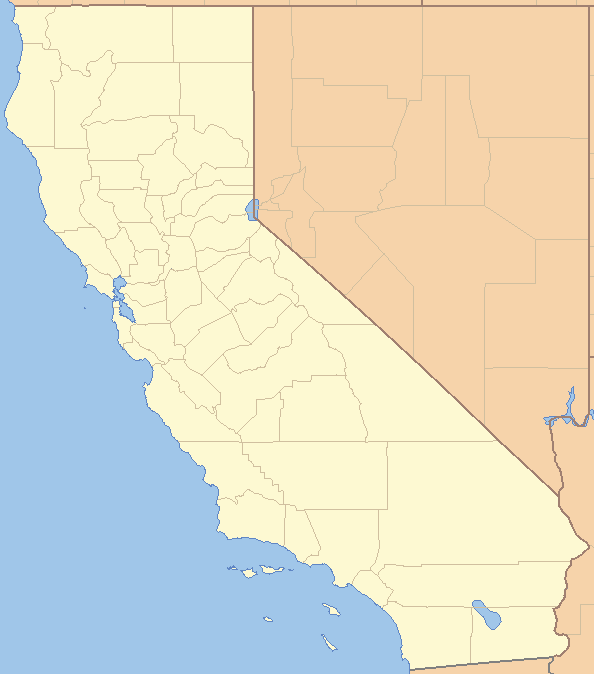
#> input picture Homeworks/hw1s/california.png, 594 x 674 px
$ jupyter execute Matthew_Maya_H1P2T1.ipynb   (shell and % lines are left out)
#> lines starting #> are read from the running program, lines starting #| are printed output that depends on the picture
## Homework 1 Part 2 Task 1

You will apply k-means clustering to analyze housing data <br>
In general, to do clustering, we need <br>
(1) feature vectors of objects <br>
(2) a distance measure (or a similarity measure) <br>
The result may vary if you change (1) and/or (2) <br>
In standard k-means, L2 norm based distance measure is used. <br>
Thus, k-means clustering result is largely determined by (1) <br>
In this task, you will select different sets of feature components for clustering with different goals. <br>
Also, you will observe the randomness of k-means clustering. <br>
You need to read through the instructions until you see "your work begins here" <br>
This is a guided-task: <br>
You may see the output of a code cell and then figure out the code in that cell. <br>
In each code cell, there are instructions to help you. <br>
This is a very efficient and effective way to learn how to program with sk-learn <br>
Because k-means is somewhat random, your results may be different from those provided in the file.

#### First, we load the dataset
It is a table. Each row contains the information of an area in the state of california. Thus, an area in the state of california is an object in this application; a row is the "raw" feature vector of an object. Other names of a row: a data point, a data sample, an instance, an observation.

[cell 1]
#we need to import the package pandas to read data files
#we give it a new name 'pd', easy to remember and use
import pandas as pd
#the table is in the file housing.csv
housing = pd.read_csv("housing.csv")
#> (reads Homeworks/hw1s/housing.csv from the repository)
#use head function to show the first five rows
housing.head()

[cell 2]
# type of variable 'housing' is pandas DataFrame
# it is very important to know the types of variables
# because functions may only work with specific types of variables.
type(housing)

[cell 3]
# get the general information of the DataFrame
housing.info()

[cell 4]
# get some statistics
print(housing.describe())

[cell 5]
#check to see if there is nan in the table
#nan indicates missing value
#do not worry, in this task, we will not use total_bedrooms
housing.isnull().sum()

[cell 6]
# get one column of the DataFrame
housing['ocean_proximity']

[cell 7]
# get two columns of the DataFrame
table1=housing[['longitude', 'latitude']]
table1.head()

[cell 8]
type(table1)

[cell 9]
# type of table1 is DataFrame
# functions in sk-learn may not work well with DataFrame
# often, we need to convert DataFrame to numpy array
table1=table1.values
type(table1)

[cell 10]
# it is a 2D array
table1.shape

[cell 11]
# get an element at row-i and column-j of table1
i=1; j=0
table1[i,j]

[cell 12]
# get row-0 from table1
table1[0,:]

[cell 13]
# get column-0 from table1
table1[:,0]

For more information about numpy array, see the lecture notes

[cell 14]
# show the histograms: one histogram corresponds to one column
import matplotlib.pyplot as plt
housing.hist(bins=50, figsize=(11,8))
plt.show()
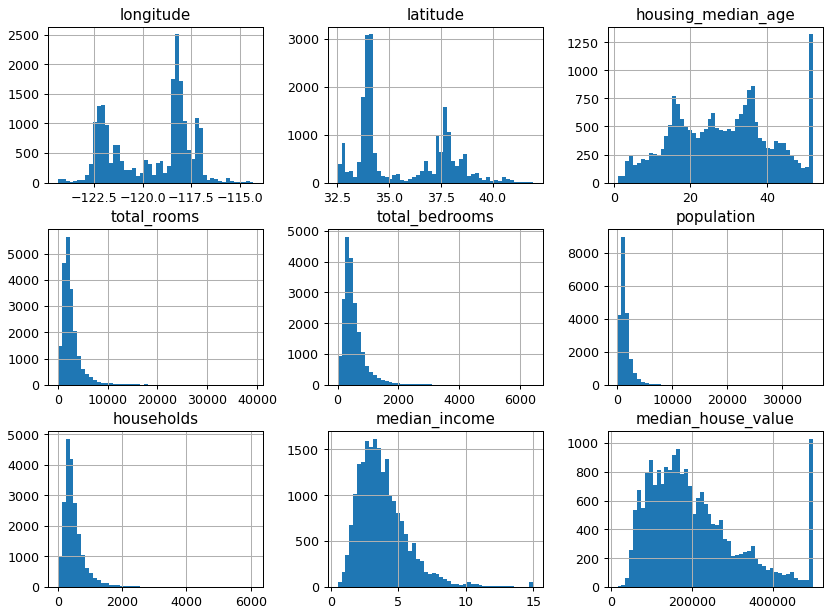
#> figure drawn by matplotlib, 9 panels; panel 1: tallest bar 2507 high, from x = -118.3 to -118.1; panel 2: tallest bar 3086 high, from x = 34.05 to 34.23; panel 3: tallest bar 1321 high, from x = 50.98 to 52; panel 4: tallest bar 5653 high, from x = 1574.7 to 2361.1

[cell 15]
#show the histogram of a column
housing["median_income"].hist()
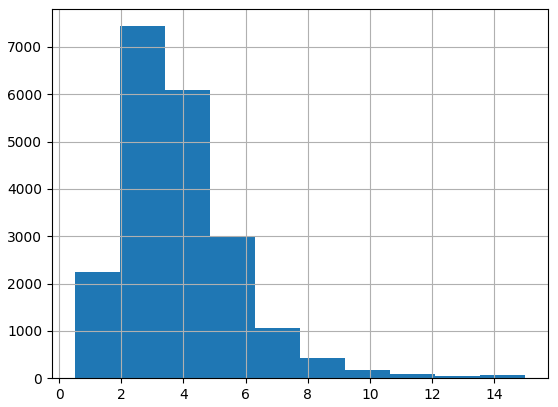
#> figure drawn by matplotlib, 1 panel; tallest bar 7436 high, from x = 1.95 to 3.4

### visualize the data points using pandas buil-in funciton plot

[cell 16]
#each dot represents an area
#the color of a dot shows the median_income in that area
#the size of a dot shows the population in that area
housing.plot(kind="scatter", x="longitude", y="latitude",
    s=housing['population']/100,
    label="population",
    c="median_income", cmap=plt.get_cmap("jet"),
    colorbar=True, alpha=0.4, figsize=(10,7),
)
plt.legend()
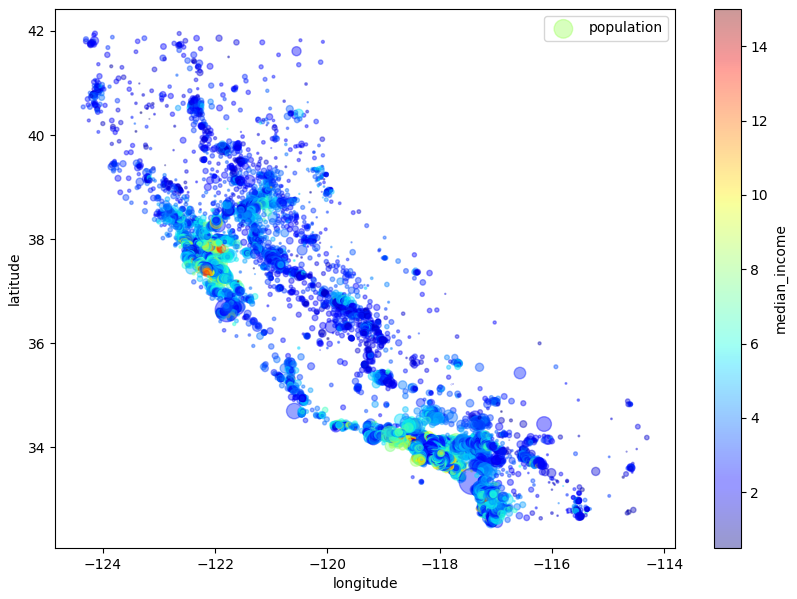
#> figure drawn by matplotlib, 2 panels

### visualize the data points on the map of california using matplotlib

[cell 17]
# the map is an image,'california.png'
# we need the function imread from the module io of the package skimage
from skimage.io import imread
#load the map
california_img=imread('california.png')
#> california_img is the input picture: shape (674, 594, 3); mean R, G, B 225, 221.3, 200.9
#show the map
plt.imshow(california_img, extent=[-124.55, -113.80, 32.45, 42.05], alpha=0.5)
#show the data points
#set the size of the dots by s=1
#set the color of the dots by color = 'b' - blue
#make the dots to be somewhat transparent by alpha=0.4
plt.scatter(x=housing['longitude'], y=housing['latitude'],
            color='b',  marker='.', s=1, alpha=0.4)
#add labels to x-axis and y-axis and set fontsize
plt.ylabel("Latitude", fontsize=14)
plt.xlabel("Longitude", fontsize=14)
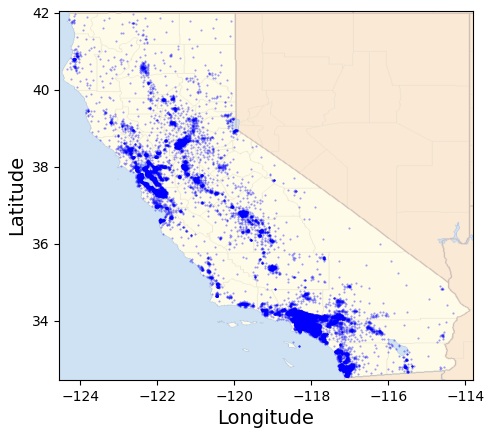
#> figure drawn by matplotlib, 1 panel

#### Handle the categorical variable "ocean_proximity"
Many machine learning algorithms only accept numerical data (numbers) not categorical data (category names). Thus, we need to convert categorical data into numerical data. <br>
In our table, we have a categorical variable "ocean_proximity". We apply one-hot encoding method (https://en.wikipedia.org/wiki/One-hot) to use numbers to represent different "ocean_proximity", which can be easily done by Pandas.

[cell 18]
housing=pd.get_dummies(housing)
housing.head()

In the new "housing" table, we see five new columns <br>
(1) ocean_proximity_<1H OCEAN <br>
(2) ocean_proximity_INLAND <br>
(3) ocean_proximity_ISLAND <br>
(4) ocean_proximity_NEAR BAY <br>
(5) ocean_proximity_NEAR OCEAN <br>
These columns are filled with 1s and 0s by the one-hot encoding method. <br>
If 'ocean_proximity' is 'NEAR BAY' in the original table, then in the new table, 'ocean_proximity_NEAR BAY' is 1 and the other variables are 0s.

## Your work begins here
complete the following 3 sub-tasks <br>
1. cluster the data points based on locations to find out spatial clusters
2. cluster the data points to find out where high/low income people live
3. run k-means several times for sub-task-2 to see if the result is stable or not (do not fix random_state).

### 1. cluster the data points based on locations
location features: longitude, latitude, ocean_proximity <br>
you may need to covert pandas DataFrame to numpy array <br>
you need to normalize the features (e.g. MinMaxScaler in sk-learn): see the lecture notes for why you need to do this.

[cell 19]
#get a new table by selecting columns related to location
#assume the name of the new table is data1
data1 = housing[['longitude', 'latitude', 'ocean_proximity_<1H OCEAN','ocean_proximity_INLAND', 'ocean_proximity_ISLAND', 'ocean_proximity_NEAR BAY', 'ocean_proximity_NEAR OCEAN']]
data1.head()
#for example:
#    data1 = housing[['longitude', 'latitude']] to select only two columns
#    data1.head() to show the first five rows

[cell 20]
#type of data1 is DataFrame
#convert DataFrame to numpy array
data1 = data1.to_numpy()
type(data1)

[cell 21]
#normalize data1 using MinMaxScaler in sk-learn
#assume that data1n is the name of the normalized data1
#    data1 -> normlaization -> data1n
#use fit_transform of MinMaxScaler
from sklearn.preprocessing import MinMaxScaler
scaler = MinMaxScaler()
data1n = scaler.fit_transform(data1)

[cell 22]
data1n.shape

[cell 23]
#run k-means on data1n
#set n_clusters to 3
#read the docmument of k-means on sk-learn website
#assume the cluster labels are stored in the array label1
from sklearn.cluster import KMeans
kmeans = KMeans(n_clusters=3)
kmeans.fit(data1n)
label1 = kmeans.labels_
print(label1)

[cell 24]
#show the clusters using different colors
#you can choose a color in ['r', 'g', 'b', 'm', 'c', 'y']
#code to get the data points in cluster-k
#cluster_k=data1[label1==k]
#assume 'longitude' is in column-0 of data1
#code to get longitude values of the data points in cluster-k
# longitude_k=data1[label1==k, 0]
# sample code is here, assuming three clusters
color=['r', 'g', 'b', 'm', 'c', 'y']
fig, ax = plt.subplots(1,3, figsize=(10,6))
for k in range(0, 3):
   ax[k].imshow(california_img, extent=[-124.55, -113.80, 32.45, 42.05], alpha=0.5)
   ax[k].scatter(x=data1[label1==k,0], y=data1[label1==k,1],
                 color=color[k],  marker='.', s=1, alpha=0.4)
   ax[k].set_ylabel("Latitude", fontsize=14)
   ax[k].set_xlabel("Longitude", fontsize=14)
   fig.tight_layout()
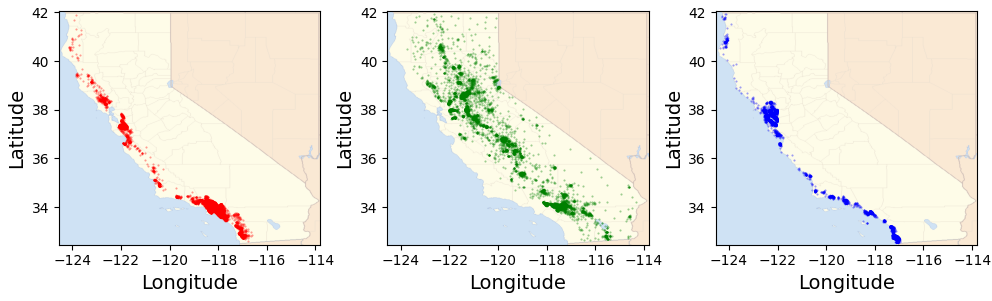
#> figure drawn by matplotlib, 3 panels

[cell 25]
#plot the histogram of cluster labels in label1
plt.hist(label1)
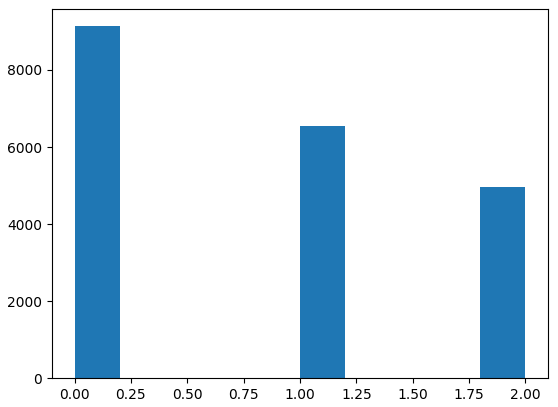
#> figure drawn by matplotlib, 1 panel; tallest bar 9136 high, from x = -1.39e-17 to 0.2

### 2. cluster data to find out where high/low income people live
think about which columns of housing are needed for this sub-task <br>
use at lease two features <br>
use features related to income and location

[cell 26]
#select some columns from housing
#assume the name of the new table is data2
data2 = housing[['median_income', 'longitude', 'latitude']]
data2.head()

[cell 27]
#type of data2 is DataFrame
#convert DataFrame to numpy array
data2 = data2.to_numpy()
type(data2)

[cell 28]
#normalize data2 using MinMaxScaler
#assume that data2n is the name of the normlaized data2
# data2 >MinMaxScaler-> data2n
from sklearn.preprocessing import MinMaxScaler
scaler = MinMaxScaler()
data2n = scaler.fit_transform(data2)

[cell 29]
#run k-means on data2n to get cluster labels
#you can try to set n_clusters to 6
#assume the cluster labels are stored in the array label2
from sklearn.cluster import KMeans
kmeans = KMeans(n_clusters=6)
kmeans.fit(data2n)
label2 = kmeans.labels_
print(label2)

[cell 30]
#show the clusters using different colors
#see cell 24
#I Need help reimaging the size of california to match the size of the graphs and plots
color=['r', 'g', 'b', 'm', 'c', 'y']
fig, ax = plt.subplots(1,6, figsize=(7,4.5))
for k in range(0, 6):
   ax[k].imshow(california_img,extent=[-124.55, -113.80, 32.45, 42.05], alpha=0.5)
   ax[k].scatter(x=data2[label2==k,1], y=data2[label2==k,2],
                 color=color[k],  marker='.', s=1, alpha=0.4)
   ax[k].set_ylabel("Latitude", fontsize=8)
   ax[k].set_xlabel("Longitude", fontsize=8)
   #fig.tight_layout()
# plt.subplots_adjust(right = 2.5)
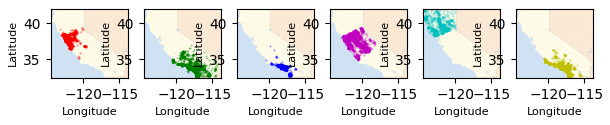
#> figure drawn by matplotlib, 6 panels

[cell 31]
#plot the histogram of cluster labels
# use plt.hist(...)
plt.hist(label2)
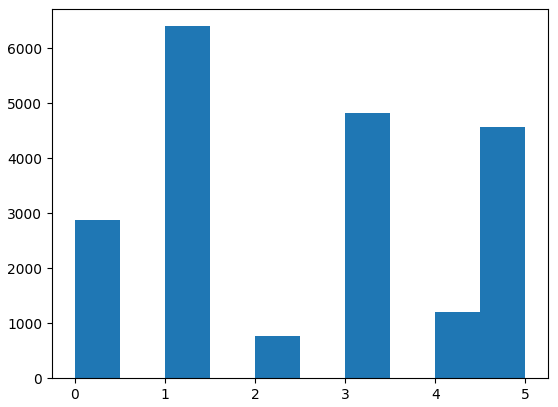
#> figure drawn by matplotlib, 1 panel; tallest bar 6402 high, from x = 1 to 1.5

[cell 32]
# compute the average value of 'median_income' in each cluster
# print out the average values
for k in range(0, 6):
    mhv=housing['median_income'].values
    mhv_k=mhv[label2==k]
    mhv_k_mean=mhv_k.mean()
    print(mhv_k_mean)
# or you can use the centers from k-means

[cell 33]
# show the histograms of 'median_income' in each cluster
# sample code
color=['r', 'g', 'b', 'm', 'c', 'y']
fig, ax = plt.subplots(1,6, figsize=(10,2))
fig.tight_layout()
for k in range(0, 6):
    ax[k].hist(x=data2[label2==k,0], color=color[k], bins=10)
    ax[k].set_xlim(0, 15)
    plt.hist(housing['median_income'].values)
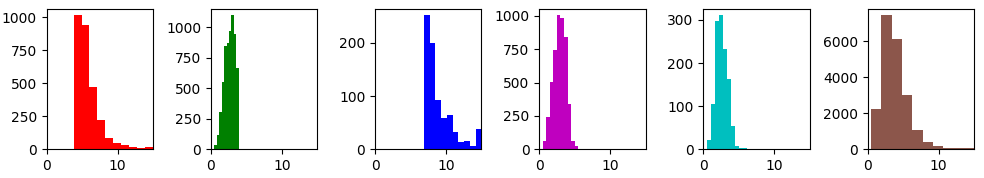
#> figure drawn by matplotlib, 6 panels; panel 1: tallest bar 1017 high, from x = 3.78 to 4.9; panel 2: tallest bar 1100 high, from x = 2.88 to 3.22; panel 3: tallest bar 252 high, from x = 6.89 to 7.7; panel 4: tallest bar 1005 high, from x = 2.5 to 2.99

we can clearly see some clusters of high-income people

[cell 34]
# show the histogram of 'median_house_value' in each cluster
# you may need to use housing to get median_house_value
color=['r', 'g', 'b', 'm', 'c', 'y']
fig, ax = plt.subplots(1,6, figsize=(10,2))
# fig.tight_layout()
mhv=housing['median_house_value'].values
for k in range(0, 6):
    ax[k].hist(x=mhv[label2==k], color=color[k], bins=10)
    #ax[k].set_xlim(0, 15)
    plt.hist(housing['median_house_value'].values)
    fig.tight_layout()
# then you can use the sample code in the above cell
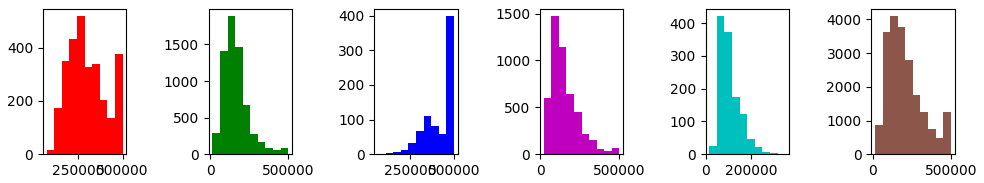
#> figure drawn by matplotlib, 6 panels; panel 1: tallest bar 519 high, from x = 243080.4 to 285900.5; panel 2: tallest bar 1890 high, from x = 111999.4 to 160499.6; panel 3: tallest bar 399 high, from x = 456750.9 to 500001; panel 4: tallest bar 1474 high, from x = 70250.1 to 118000.2
